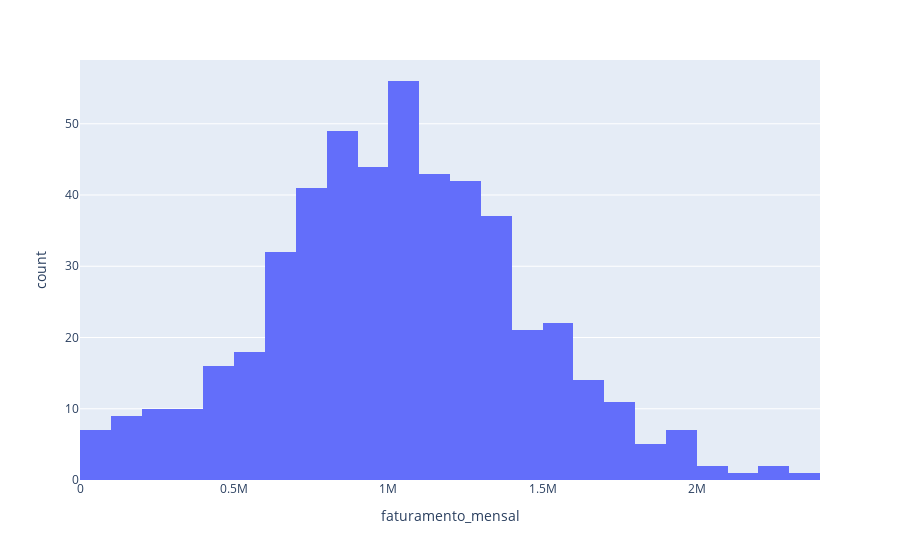

This figure's notebook cell:
### Code cell
px.histogram(df_segmento, x='faturamento_mensal')

### Figure 1 — Plotly figure (JSON) as saved in the notebook; plotly's stock layout.template omitted (floating-point values rounded to 4 significant figures; data arrays with more than 128 entries replaced by an {"elided": "..."} marker saying what was removed)
{"data": [{"alignmentgroup": "True", "bingroup": "x", "hovertemplate": "faturamento_mensal=%{x}<br>count=%{y}<extra></extra>", "legendgroup": "", "marker": {"color": "#636efa", "pattern": {"shape": ""}}, "name": "", "offsetgroup": "", "orientation": "v", "showlegend": false, "type": "histogram", "x": {"elided": "500 float values"}, "xaxis": "x", "yaxis": "y"}], "layout": {"barmode": "relative", "legend": {"tracegroupgap": 0}, "margin": {"t": 60}, "xaxis": {"anchor": "y", "domain": [0, 1], "title": {"text": "faturamento_mensal"}}, "yaxis": {"anchor": "x", "domain": [0, 1], "title": {"text": "count"}}}}
